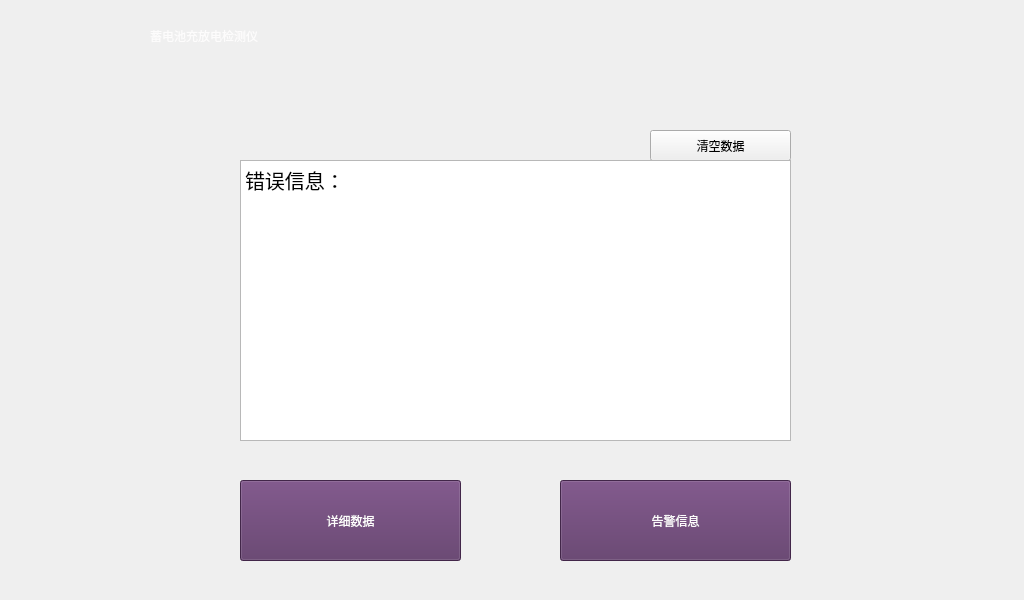
<?xml version="1.0" encoding="UTF-8"?>
<ui version="4.0">
 <class>ErrorWindow</class>
 <widget class="QWidget" name="ErrorWindow">
  <property name="geometry">
   <rect>
    <x>0</x>
    <y>0</y>
    <width>1024</width>
    <height>600</height>
   </rect>
  </property>
  <property name="windowTitle">
   <string>Form</string>
  </property>
  <property name="styleSheet">
   <string notr="true">#ErrorWindow{background-image: url(:/images/background.png);}</string>
  </property>
  <widget class="QLabel" name="label_title">
   <property name="geometry">
    <rect>
     <x>150</x>
     <y>10</y>
     <width>361</width>
     <height>51</height>
    </rect>
   </property>
   <property name="styleSheet">
    <string notr="true">font:bold 23px &quot;Ubuntu&quot;;
color:rgb(253,252,252)</string>
   </property>
   <property name="text">
    <string>蓄电池充放电检测仪</string>
   </property>
  </widget>
  <widget class="QPushButton" name="pushButton">
   <property name="geometry">
    <rect>
     <x>240</x>
     <y>480</y>
     <width>221</width>
     <height>81</height>
    </rect>
   </property>
   <property name="styleSheet">
    <string notr="true">background-color: rgb(92, 53, 102);
font:26px &quot;Ubuntu&quot;;
color:rgb(253,252,252)</string>
   </property>
   <property name="text">
    <string>详细数据</string>
   </property>
  </widget>
  <widget class="QPushButton" name="pushButton_3">
   <property name="geometry">
    <rect>
     <x>560</x>
     <y>480</y>
     <width>231</width>
     <height>81</height>
    </rect>
   </property>
   <property name="styleSheet">
    <string notr="true">background-color: rgb(92, 53, 102);
font:26px &quot;Ubuntu&quot;;
color:rgb(253,252,252)</string>
   </property>
   <property name="text">
    <string>告警信息</string>
   </property>
  </widget>
  <widget class="QPushButton" name="pushButton_4">
   <property name="geometry">
    <rect>
     <x>650</x>
     <y>130</y>
     <width>141</width>
     <height>31</height>
    </rect>
   </property>
   <property name="styleSheet">
    <string notr="true">font:20px &quot;Ubuntu&quot;;
</string>
   </property>
   <property name="text">
    <string>清空数据</string>
   </property>
  </widget>
  <widget class="QTextEdit" name="textEdit">
   <property name="geometry">
    <rect>
     <x>240</x>
     <y>160</y>
     <width>551</width>
     <height>281</height>
    </rect>
   </property>
   <property name="styleSheet">
    <string notr="true">font:20px &quot;Ubuntu&quot;;</string>
   </property>
   <property name="html">
    <string>&lt;!DOCTYPE HTML PUBLIC &quot;-//W3C//DTD HTML 4.0//EN&quot; &quot;http://www.w3.org/TR/REC-html40/strict.dtd&quot;&gt;
&lt;html&gt;&lt;head&gt;&lt;meta name=&quot;qrichtext&quot; content=&quot;1&quot; /&gt;&lt;style type=&quot;text/css&quot;&gt;
p, li { white-space: pre-wrap; }
&lt;/style&gt;&lt;/head&gt;&lt;body style=&quot; font-family:'Ubuntu'; font-size:20px; font-weight:400; font-style:normal;&quot;&gt;
&lt;p style=&quot; margin-top:0px; margin-bottom:0px; margin-left:0px; margin-right:0px; -qt-block-indent:0; text-indent:0px;&quot;&gt;&lt;span style=&quot; font-size:20px;&quot;&gt;错误信息：&lt;/span&gt;&lt;/p&gt;
&lt;p style=&quot;-qt-paragraph-type:empty; margin-top:0px; margin-bottom:0px; margin-left:0px; margin-right:0px; -qt-block-indent:0; text-indent:0px; font-size:16pt;&quot;&gt;&lt;br /&gt;&lt;/p&gt;&lt;/body&gt;&lt;/html&gt;</string>
   </property>
  </widget>
 </widget>
 <resources/>
 <connections/>
</ui>
